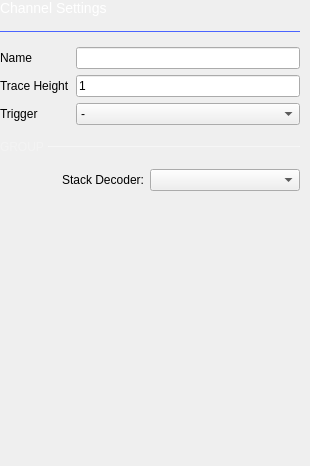
                   <widget class="QWidget" name="scrollAreaWidgetContents_2">
                    <property name="geometry">
                     <rect>
                      <x>0</x>
                      <y>0</y>
                      <width>310</width>
                      <height>466</height>
                     </rect>
                    </property>
                    <property name="sizePolicy">
                     <sizepolicy hsizetype="Preferred" vsizetype="Preferred">
                      <horstretch>0</horstretch>
                      <verstretch>0</verstretch>
                     </sizepolicy>
                    </property>
                    <property name="minimumSize">
                     <size>
                      <width>200</width>
                      <height>0</height>
                     </size>
                    </property>
                    <property name="maximumSize">
                     <size>
                      <width>400</width>
                      <height>16777215</height>
                     </size>
                    </property>
                    <layout class="QVBoxLayout" name="verticalLayout_9">
                     <property name="spacing">
                      <number>15</number>
                     </property>
                     <property name="leftMargin">
                      <number>0</number>
                     </property>
                     <property name="topMargin">
                      <number>0</number>
                     </property>
                     <property name="rightMargin">
                      <number>10</number>
                     </property>
                     <property name="bottomMargin">
                      <number>0</number>
                     </property>
                     <item>
                      <widget class="QLabel" name="label_5">
                       <property name="sizePolicy">
                        <sizepolicy hsizetype="Preferred" vsizetype="Fixed">
                         <horstretch>0</horstretch>
                         <verstretch>0</verstretch>
                        </sizepolicy>
                       </property>
                       <property name="styleSheet">
                        <string notr="true">color: white;
font-size: 14px;
font-weight: normal;
</string>
                       </property>
                       <property name="text">
                        <string>Channel Settings</string>
                       </property>
                      </widget>
                     </item>
                     <item>
                      <widget class="Line" name="line_2">
                       <property name="maximumSize">
                        <size>
                         <width>16777215</width>
                         <height>1</height>
                        </size>
                       </property>
                       <property name="styleSheet">
                        <string notr="true">border: 2px solid #4a64ff</string>
                       </property>
                       <property name="frameShadow">
                        <enum>QFrame::Plain</enum>
                       </property>
                       <property name="lineWidth">
                        <number>2</number>
                       </property>
                       <property name="orientation">
                        <enum>Qt::Horizontal</enum>
                       </property>
                      </widget>
                     </item>
                     <item>
                      <widget class="QWidget" name="channelSettingsWidget" native="true">
                       <property name="sizePolicy">
                        <sizepolicy hsizetype="Expanding" vsizetype="Preferred">
                         <horstretch>0</horstretch>
                         <verstretch>0</verstretch>
                        </sizepolicy>
                       </property>
                       <layout class="QGridLayout" name="gridLayout_2">
                        <property name="leftMargin">
                         <number>0</number>
                        </property>
                        <property name="topMargin">
                         <number>0</number>
                        </property>
                        <property name="rightMargin">
                         <number>0</number>
                        </property>
                        <property name="bottomMargin">
                         <number>0</number>
                        </property>
                        <item row="2" column="1">
                         <widget class="QComboBox" name="triggerComboBox">
                          <item>
                           <property name="text">
                            <string>-</string>
                           </property>
                          </item>
                          <item>
                           <property name="text">
                            <string/>
                           </property>
                           <property name="icon">
                            <iconset resource="../resources/resources.qrc">
                             <normaloff>:/icons/trigger_rising_enabled.svg</normaloff>:/icons/trigger_rising_enabled.svg</iconset>
                           </property>
                          </item>
                          <item>
                           <property name="text">
                            <string/>
                           </property>
                           <property name="icon">
                            <iconset>
                             <normalon>:/icons/trigger_falling_enabled.svg</normalon>
                            </iconset>
                           </property>
                          </item>
                          <item>
                           <property name="text">
                            <string/>
                           </property>
                           <property name="icon">
                            <iconset>
                             <normalon>:/icons/trigger_high_enabled.svg</normalon>
                            </iconset>
                           </property>
                          </item>
                          <item>
                           <property name="text">
                            <string/>
                           </property>
                           <property name="icon">
                            <iconset>
                             <normalon>:/icons/trigger_low_enabled.svg</normalon>
                            </iconset>
                           </property>
                          </item>
                          <item>
                           <property name="text">
                            <string/>
                           </property>
                           <property name="icon">
                            <iconset>
                             <normalon>:/icons/trigger_any_enabled.svg</normalon>
                            </iconset>
                           </property>
                          </item>
                         </widget>
                        </item>
                        <item row="2" column="0">
                         <widget class="QLabel" name="labelTrigger">
                          <property name="text">
                           <string>Trigger</string>
                          </property>
                         </widget>
                        </item>
                        <item row="0" column="0">
                         <widget class="QLabel" name="labelName">
                          <property name="sizePolicy">
                           <sizepolicy hsizetype="Fixed" vsizetype="Preferred">
                            <horstretch>0</horstretch>
                            <verstretch>0</verstretch>
                           </sizepolicy>
                          </property>
                          <property name="text">
                           <string>Name</string>
                          </property>
                         </widget>
                        </item>
                        <item row="1" column="1">
                         <widget class="QLineEdit" name="traceHeightLineEdit">
                          <property name="styleSheet">
                           <string notr="true">
QLineEdit[invalid=true] {
border-color: red
}
QLineEdit[invalid=false] {
border-color: grey;
}</string>
                          </property>
                          <property name="text">
                           <string>1</string>
                          </property>
                          <property name="maxLength">
                           <number>3</number>
                          </property>
                          <property name="cursorPosition">
                           <number>1</number>
                          </property>
                         </widget>
                        </item>
                        <item row="0" column="1">
                         <widget class="QLineEdit" name="nameLineEdit"/>
                        </item>
                        <item row="1" column="0">
                         <widget class="QLabel" name="labelTraceHeight">
                          <property name="text">
                           <string>Trace Height</string>
                          </property>
                         </widget>
                        </item>
                       </layout>
                      </widget>
                     </item>
                     <item>
                      <widget class="QWidget" name="groupWidget" native="true">
                       <property name="sizePolicy">
                        <sizepolicy hsizetype="Preferred" vsizetype="Fixed">
                         <horstretch>0</horstretch>
                         <verstretch>0</verstretch>
                        </sizepolicy>
                       </property>
                       <layout class="QVBoxLayout" name="groupWidgetLayout">
                        <property name="spacing">
                         <number>15</number>
                        </property>
                        <property name="leftMargin">
                         <number>0</number>
                        </property>
                        <property name="topMargin">
                         <number>0</number>
                        </property>
                        <property name="rightMargin">
                         <number>0</number>
                        </property>
                        <property name="bottomMargin">
                         <number>0</number>
                        </property>
                        <item>
                         <layout class="QHBoxLayout" name="horizontalLayout_8">
                          <property name="spacing">
                           <number>0</number>
                          </property>
                          <property name="topMargin">
                           <number>0</number>
                          </property>
                          <item>
                           <widget class="QLabel" name="label_8">
                            <property name="sizePolicy">
                             <sizepolicy hsizetype="Fixed" vsizetype="Preferred">
                              <horstretch>0</horstretch>
                              <verstretch>0</verstretch>
                             </sizepolicy>
                            </property>
                            <property name="styleSheet">
                             <string notr="true">QLabel {
  font-size: 12px;
color: rgba(255, 255, 255, 70);
font-weight: normal;
}</string>
                            </property>
                            <property name="text">
                             <string>GROUP </string>
                            </property>
                           </widget>
                          </item>
                          <item>
                           <widget class="Line" name="line_5">
                            <property name="maximumSize">
                             <size>
                              <width>16777215</width>
                              <height>1</height>
                             </size>
                            </property>
                            <property name="styleSheet">
                             <string notr="true">border: 1px solid rgba(255, 255, 255, 70);</string>
                            </property>
                            <property name="orientation">
                             <enum>Qt::Horizontal</enum>
                            </property>
                           </widget>
                          </item>
                         </layout>
                        </item>
                       </layout>
                      </widget>
                     </item>
                     <item>
                      <layout class="QVBoxLayout" name="decoderSettingsLayout">
                       <property name="spacing">
                        <number>0</number>
                       </property>
                      </layout>
                     </item>
                     <item>
                      <widget class="QWidget" name="stackDecoderWidget" native="true">
                       <layout class="QHBoxLayout" name="horizontalLayout_9">
                        <property name="leftMargin">
                         <number>0</number>
                        </property>
                        <property name="topMargin">
                         <number>0</number>
                        </property>
                        <property name="rightMargin">
                         <number>0</number>
                        </property>
                        <property name="bottomMargin">
                         <number>0</number>
                        </property>
                        <item>
                         <spacer name="horizontalSpacer_6">
                          <property name="orientation">
                           <enum>Qt::Horizontal</enum>
                          </property>
                          <property name="sizeHint" stdset="0">
                           <size>
                            <width>40</width>
                            <height>20</height>
                           </size>
                          </property>
                         </spacer>
                        </item>
                        <item>
                         <widget class="QLabel" name="stackDecoderLabel">
                          <property name="sizePolicy">
                           <sizepolicy hsizetype="Fixed" vsizetype="Preferred">
                            <horstretch>0</horstretch>
                            <verstretch>0</verstretch>
                           </sizepolicy>
                          </property>
                          <property name="text">
                           <string>Stack Decoder:</string>
                          </property>
                         </widget>
                        </item>
                        <item>
                         <widget class="QComboBox" name="stackDecoderComboBox">
                          <property name="minimumContentsLength">
                           <number>15</number>
                          </property>
                         </widget>
                        </item>
                       </layout>
                      </widget>
                     </item>
                     <item>
                      <layout class="QHBoxLayout" name="horizontalLayout_7">
                       <property name="spacing">
                        <number>0</number>
                       </property>
                       <property name="topMargin">
                        <number>20</number>
                       </property>
                       <item>
                        <spacer name="horizontalSpacer_10">
                         <property name="orientation">
                          <enum>Qt::Horizontal</enum>
                         </property>
                         <property name="sizeType">
                          <enum>QSizePolicy::Fixed</enum>
                         </property>
                         <property name="sizeHint" stdset="0">
                          <size>
                           <width>250</width>
                           <height>20</height>
                          </size>
                         </property>
                        </spacer>
                       </item>
                      </layout>
                     </item>
                     <item>
                      <spacer name="verticalSpacer_2">
                       <property name="orientation">
                        <enum>Qt::Vertical</enum>
                       </property>
                       <property name="sizeType">
                        <enum>QSizePolicy::Expanding</enum>
                       </property>
                       <property name="sizeHint" stdset="0">
                        <size>
                         <width>20</width>
                         <height>40</height>
                        </size>
                       </property>
                      </spacer>
                     </item>
                    </layout>
                   </widget>
